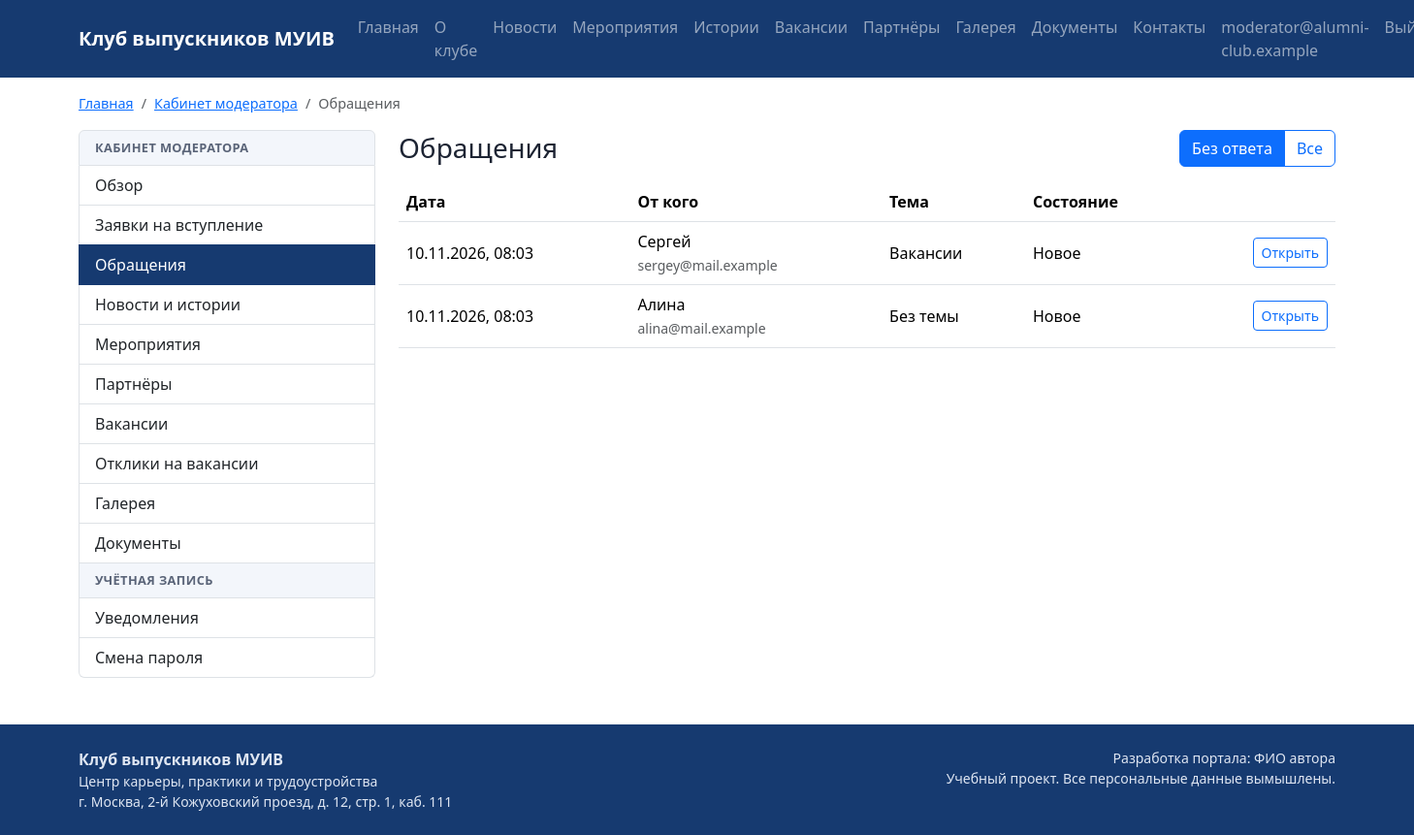
The app's page /moderation/feedback/ (signed in) with its own data.
### accounts/models.py (models this page shows, shortened)
class User(AbstractBaseUser):
    email = models.EmailField("Электронная почта", max_length=254, unique=True)
    role = models.ForeignKey(Role, on_delete=models.PROTECT, verbose_name="Роль",
                             related_name="users")
    is_active = models.BooleanField("Активна", default=True)
    created_at = models.DateTimeField("Дата регистрации", auto_now_add=True)
    objects = UserManager()
    USERNAME_FIELD = "email"
    REQUIRED_FIELDS = []
    class Meta:
        db_table = "users"
        verbose_name = "Пользователь"
        verbose_name_plural = "Пользователи"
        ordering = ["email"]
    @property
    def is_admin(self):
        return self.role.code == Role.ADMIN
    @property
    def is_moderator(self):
        return self.role.code in (Role.MODERATOR, Role.ADMIN)
    @property
    def is_alumnus(self):
        return self.role.code == Role.ALUMNUS

### feedback/models.py (models this page shows, shortened)
class Feedback(models.Model):
    name = models.CharField("Имя", max_length=100)
    email = models.EmailField("Электронная почта", max_length=254)
    topic = models.CharField("Тема", max_length=200, blank=True)
    message = models.TextField("Сообщение")
    consent = models.BooleanField("Согласие на обработку ПДн")
    created_at = models.DateTimeField("Дата", auto_now_add=True)
    is_processed = models.BooleanField("Обработано", default=False)
    answer = models.TextField("Ответ модератора", blank=True)
    processed_by = models.ForeignKey(settings.AUTH_USER_MODEL, on_delete=models.SET_NULL,
                                     null=True, blank=True, verbose_name="Кем обработано",
                                     related_name="processed_feedback")
    class Meta:
        db_table = "feedback"
        verbose_name = "Обращение"
        verbose_name_plural = "Обращения"
        ordering = ["-created_at"]
        constraints = [
            models.CheckConstraint(condition=models.Q(consent=True), name="feedback_consent_true"),
        ]

### moderation/views.py (the view)
# urls.py: path("feedback/", views.feedback_list, name="feedback"),
@role_required(*STAFF)
def feedback_list(request):
    only_new = request.GET.get("all") != "1"
    items = Feedback.objects.all()
    if only_new:
        items = items.filter(is_processed=False)
    return render(request, "moderation/feedback.html", {
        "page": Paginator(items, 15).get_page(request.GET.get("page")),
        "only_new": only_new,
        "crumbs": crumbs(HOME, "Обращения"),
    })

### core/breadcrumbs.py (called while the page is built)
def crumbs(*items):
    result = []
    for item in items:
        if isinstance(item, str):
            result.append({"title": item, "url": None})
        else:
            title, route, *args = item
            result.append({"title": title, "url": reverse(route, args=args)})
    return result

### core/context_processors.py (called while the page is built)
def site(request):
    return {
        "menu": MENU,
        "portal_name": settings.PORTAL_NAME,
        "portal_author": settings.PORTAL_AUTHOR,
    }

### templates/moderation/feedback.html (shortened to what this page needs)
{% extends "layouts/cabinet.html" %}
{% block cabinet %}
<div class="d-flex justify-content-between align-items-center mb-3">
  <h1 class="h3 mb-0">Обращения</h1>
  <div class="btn-group" role="group" aria-label="Фильтр обращений">
    <a class="btn btn-outline-primary{% if only_new %} active{% endif %}" href="{% url 'moderation:feedback' %}">Без ответа</a>
    <a class="btn btn-outline-primary{% if not only_new %} active{% endif %}" href="?all=1">Все</a>
  </div>
</div>
<div class="table-responsive">
  <table class="table table-hover align-middle">
    <thead><tr><th>Дата</th><th>От кого</th><th>Тема</th><th>Состояние</th><th></th></tr></thead>
    <tbody>
      {% for item in page %}
        <tr>
          <td>{{ item.created_at|date:"d.m.Y, H:i" }}</td>
          <td>{{ item.name }}<br><span class="small text-muted">{{ item.email }}</span></td>
          <td>{{ item.topic|default:"Без темы" }}</td>
          <td>{% if item.is_processed %}Обработано{% else %}Новое{% endif %}</td>
          <td class="text-end"><a class="btn btn-sm btn-outline-primary" href="{% url 'moderation:feedback_detail' item.pk %}">Открыть</a></td>
        </tr>
      {% empty %}
        <tr><td colspan="5" class="text-muted">Обращений нет.</td></tr>
      {% endfor %}
    </tbody>
  </table>
</div>
{% endblock %}

### templates/base.html (shortened to what this page needs)
{% load static %}<!doctype html>
<html lang="ru">
<head>
  <link href="https://cdn.jsdelivr.net/npm/bootstrap@5.3.3/dist/css/bootstrap.min.css" rel="stylesheet">
  <link href="{% static 'css/site.css' %}" rel="stylesheet">
</head>
<body class="d-flex flex-column min-vh-100">
<nav class="navbar navbar-expand-xl navbar-dark site-nav">
  <div class="container">
    <a class="navbar-brand fw-bold" href="{% url 'core:home' %}">{{ portal_name }}</a>
    <div class="collapse navbar-collapse" id="mainMenu">
      <ul class="navbar-nav me-auto">
        {% for title, route in menu %}
          {% url route as item_url %}
          <li class="nav-item">
            <a class="nav-link{% if request.path == item_url %} active{% endif %}" href="{{ item_url }}">{{ title }}</a>
          </li>
        {% endfor %}
      </ul>
      <ul class="navbar-nav">
        {% if user.is_authenticated %}
          <li class="nav-item"><a class="nav-link" href="{% url 'accounts:cabinet' %}">{{ user.email }}</a></li>
          <li class="nav-item">
            <form method="post" action="{% url 'accounts:logout' %}">{% csrf_token %}
              <button class="btn btn-link nav-link" type="submit">Выйти</button>
            </form>
          </li>
        {% else %}
          <li class="nav-item"><a class="nav-link" href="{% url 'accounts:login' %}">Войти</a></li>
          <li class="nav-item"><a class="btn btn-accent ms-xl-2" href="{% url 'club:join' %}">Вступить в клуб</a></li>
        {% endif %}
      </ul>
    </div>
  </div>
</nav>
<div class="container">
  <nav aria-label="Навигационная цепочка" class="mt-3">
    <ol class="breadcrumb">
      {% if crumbs %}
        <li class="breadcrumb-item"><a href="{% url 'core:home' %}">Главная</a></li>
        {% for crumb in crumbs %}
          {% if crumb.url %}
            <li class="breadcrumb-item"><a href="{{ crumb.url }}">{{ crumb.title }}</a></li>
          {% else %}
            <li class="breadcrumb-item active" aria-current="page">{{ crumb.title }}</li>
          {% endif %}
        {% endfor %}
      {% else %}
        <li class="breadcrumb-item active" aria-current="page">Главная</li>
      {% endif %}
    </ol>
  </nav>
</div>
<main class="container flex-grow-1 pb-5">
  {% block content %}{% endblock %}
</main>
<footer class="site-footer py-4 mt-auto">
  <div class="container d-flex flex-column flex-md-row justify-content-between gap-2">
    <div>
      <div class="fw-bold">{{ portal_name }}</div>
      <div class="small">Центр карьеры, практики и трудоустройства</div>
      <div class="small">г. Москва, 2-й Кожуховский проезд, д. 12, стр. 1, каб. 111</div>
    </div>
    <div class="small text-md-end">
      <div>Разработка портала: {{ portal_author }}</div>
      <div>Учебный проект. Все персональные данные вымышлены.</div>
    </div>
  </div>
</footer>
</body>
</html>

### templates/includes/side_link.html
{% url route as link %}
<a class="list-group-item list-group-item-action{% if exact and request.path == link %} active{% elif not exact and link in request.path %} active{% endif %}"
   href="{{ link }}">{{ label }}</a>

### static/css/site.css (style rules this page uses)
:root { --club-blue: #163a70; --club-red: #c8102e; --club-light: #f3f6fb; }
body { font-family: "Segoe UI", Roboto, Arial, sans-serif; color: #1d2433; }
.site-nav { background-color: var(--club-blue); }
.breadcrumb { font-size: 0.9rem; }
h1, h2, h3 { color: var(--club-blue); }
.site-footer { background-color: var(--club-blue); color: #dfe6f2; }
.side-menu .list-group-item.active { background-color: var(--club-blue); border-color: var(--club-blue); }

### records on screen
User: email "moderator@alumni-club.example"
Feedback: topic "Вакансии", created_at "10.11.2026, 08:03", name "Сергей", email "sergey@mail.example", is_processed "Новое"
Feedback: created_at "10.11.2026, 08:03", name "Алина", email "alina@mail.example", topic "Без темы", is_processed "Новое"

### other values on screen
{{ portal_name }} "Клуб выпускников МУИВ"
{{ title }} "Главная" "О клубе" "Новости" "Мероприятия" "Истории" "Вакансии" "Партнёры" "Галерея" "Документы" "Контакты"
{{ crumb.title }} "Кабинет модератора"
{{ crumb.title }} "Обращения"
{{ label }} "Обзор Заявки на вступление Обращения Новости и истории Мероприятия Партнёры Отклики на вакансии Галерея Документы Уведомления Смена пароля"
{{ portal_author }} "ФИО автора"
